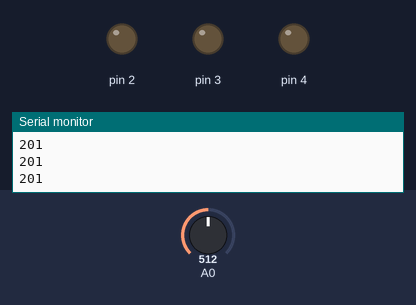
Recording of a sketch running on a simulated Arduino Uno, built with avr-gcc and run on an emulated ATmega328P. On the bench: output pins drawn as LEDs (lit = HIGH), the last lines printed to the serial monitor. The inputs (shaded band) are chosen by the test bench; at power-on: A0 = 512.

Above: at 1.2 s.
1.3 s: A0 set to 285
2.8 s: A0 set to 260
At 3.6 s:
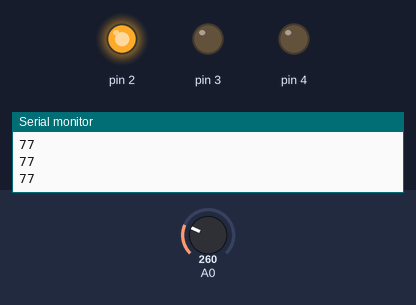
4.3 s: A0 set to 202
5.8 s: A0 set to 173
At 7.0 s:
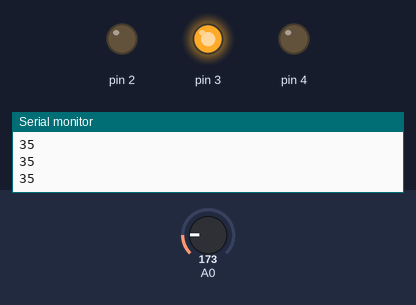
7.3 s: A0 set to 149
8.8 s: A0 set to 136
At 9.3 s:
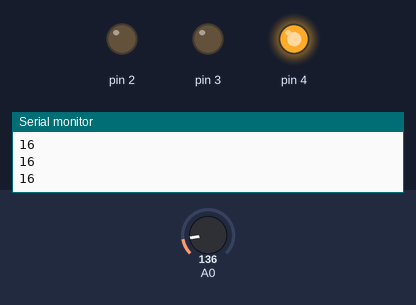
Timing chart, 0 to 11.3 s (numbered marks = the images above; inputs shaded):
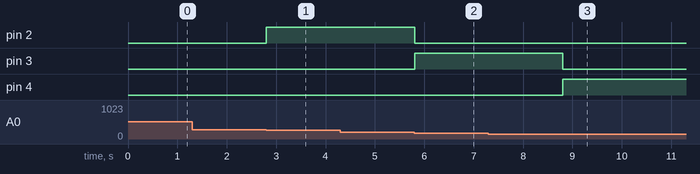

The sketch:

Task1_Elec.ino
```cpp
// C++ code, Reham Alhmaidi
//
int temp = 0;

void setup()
{
  pinMode(A0, INPUT);
  Serial.begin(9600);
  pinMode(4, OUTPUT);
  pinMode(3, OUTPUT);
  pinMode(2, OUTPUT);
}

void loop()
{
  temp = map(((analogRead(A0) - 20) * 3.04), 0, 1023, -40, 125);
  Serial.println(temp);
  if (temp < 20) {
    digitalWrite(4, HIGH);
    digitalWrite(3, LOW);
    digitalWrite(2, LOW);
  }
  if (temp > 20 && temp < 40) {
    digitalWrite(4, LOW);
    digitalWrite(3, HIGH);
    digitalWrite(2, LOW);
  }
  if (temp > 40 && temp < 85) {
    digitalWrite(4, LOW);
    digitalWrite(3, LOW);
    digitalWrite(2, HIGH);
  }
  delay(10); // Delay a little bit to improve simulation performance
}
```

Measured:
- the behaviour switches between 275 and 274 on A0 (found by bisection; images 0 and 1)
- the behaviour switches between 184 and 183 on A0 (found by bisection; images 1 and 2)
- the behaviour switches between 143 and 142 on A0 (found by bisection; images 2 and 3)
- after the input at 2.8 s, pin 2: LOW → HIGH at once
- after the input at 5.8 s, pin 2: HIGH → LOW at once; pin 3: LOW → HIGH at once
- after the input at 8.8 s, pin 3: HIGH → LOW at once; pin 4: LOW → HIGH at once
